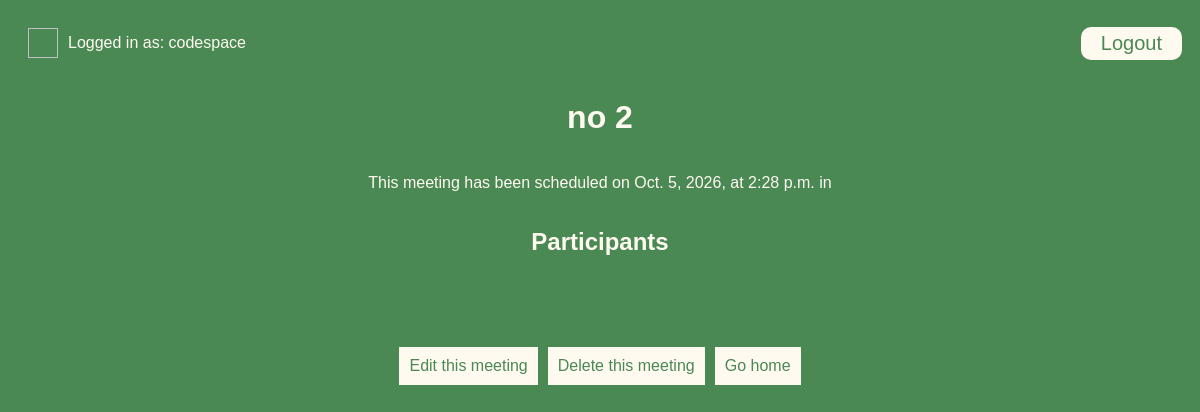
The page /meetings/2 (signed in) on the database as committed earlier.
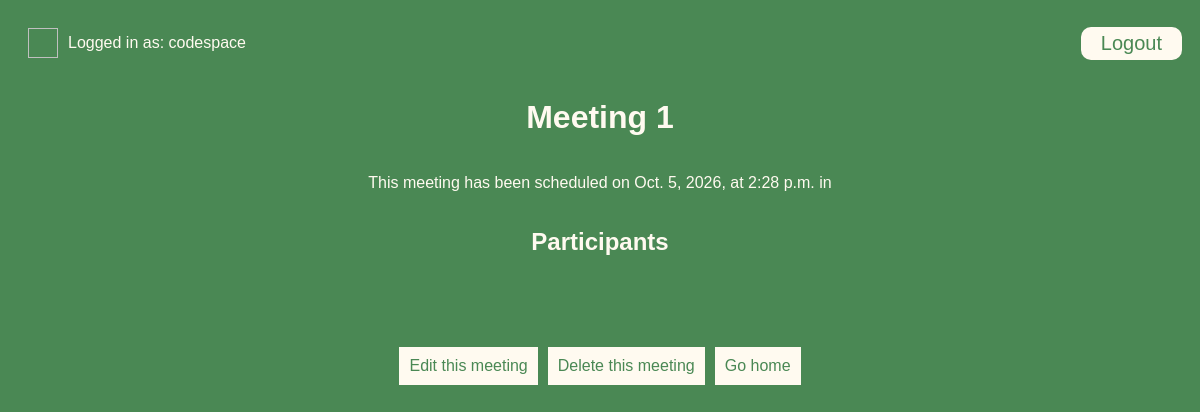
The same page on the database as committed later.
### meetings/models.py (models this page shows, shortened)
class Meeting(models.Model):
    title = models.CharField(max_length=200)
    date = models.DateField()
    start_time = models.TimeField(default=time(9))
    duration = models.IntegerField(default=1)
    room = models.ForeignKey(Room, on_delete=models.CASCADE)
    participants = models.ManyToManyField(get_user_model())#incase db changes we call this insted

### meetings/views.py (the view)
# urls.py: path('<int:id>', views.detail, name='detail'),
@login_required
def detail(request, id):
    meeting = get_object_or_404(Meeting, pk=id)#returns 404 if not found for or given class with id
    return render(request, "meetings/detail.html",{"meeting": meeting})

### templates/meetings/detail.html (shortened to what this page needs)
{% extends "base.html" %}
{% block content%}
<h1>{{meeting.title}}</h1>
<p>
    This meeting has been scheduled on {{meeting.date}}, at {{meeting.start_time}} in <strong>{{meeting.room_number}}</strong>
</p>
<h2>Participants</h2>
<br>
<p class="actions">
    <a href="{%url 'edit' meeting.id%}">Edit this meeting</a><br>
    <a href="{%url 'delete' meeting.id%}">Delete this meeting</a><br>
    <a href="{% url 'welcome' %}">Go home</a>
</p>
{%endblock%}

Rows that differ between the two databases and show on the page:
changed Meeting: title "no 2" → "Meeting 1"
